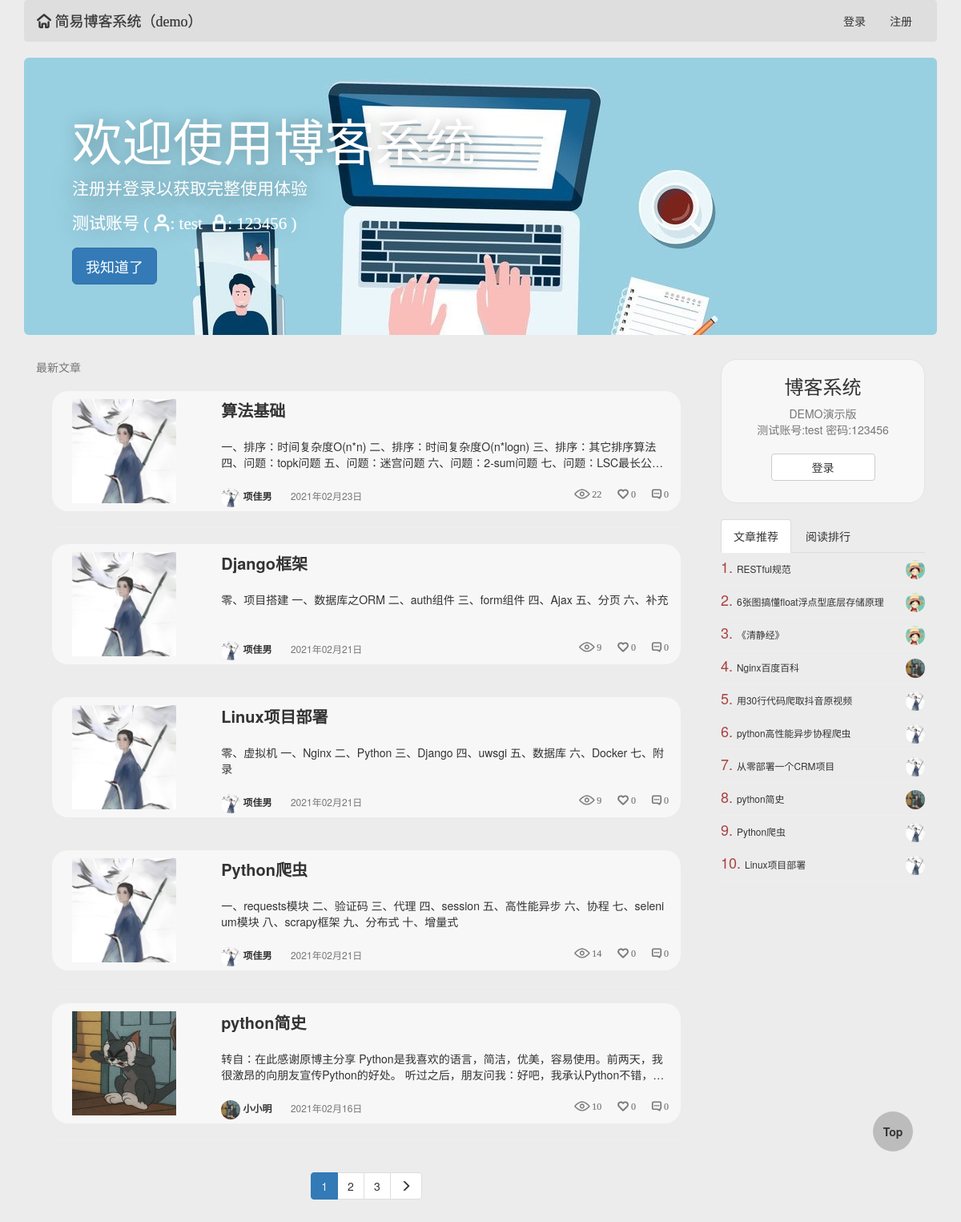
The page / on the database its author committed.
### blog/models.py (models this page shows, shortened)
class Article(models.Model):
    title = models.CharField(max_length=64, verbose_name='文章标题')
    desc = models.CharField(max_length=256, verbose_name='文章描述信息')
    create_time = models.DateTimeField(auto_now_add=True, verbose_name='文章创建日期')
    content = models.TextField()
    view_count = models.IntegerField(default=0)
    like_count = models.IntegerField(default=0)
    dislike_count = models.IntegerField(default=0)
    comment_count = models.IntegerField(default=0)
    user = models.ForeignKey('UserInfo', on_delete=models.CASCADE)
    tag = models.ManyToManyField('Tag')

class UserInfo(AbstractUser):
    create_time = models.DateTimeField(auto_now_add=True, verbose_name='用户创建时间')
    avatar = models.FileField(upload_to='avatars/', default='avatars/default.png')
    blog_site = models.OneToOneField('BlogSite', null=True, on_delete=models.CASCADE)
    def __str__(self):
        return self.username

### blog/views.py (the view)
# urls.py: 2. Add a URL to urlpatterns:  path('', views.home, name='home')
def home(request):
    if not request.session.get('welcome'):
        request.session['welcome'] = 'first'
    else:
        request.session['welcome'] = 'again'
    article_list = Article.objects.all().order_by('-create_time')
    current_page, page_range, current_page_num = my_paginator(request, article_list, 5)
    form_login = UserFormLogin()
    form_reg = UserFormReg()
    return render(request, "home.html", locals())

### blog/templatetags/my_tags.py (called while the page is built)
@register.inclusion_tag('parts/side-right.html')
def get_side_right_style(request):
    article_list_hot = Article.objects.order_by('-like_count')[:10]
    article_list_view = Article.objects.order_by('-view_count')[:10]
    return {'article_list_hot': article_list_hot, 'article_list_view': article_list_view, 'request': request}

@register.inclusion_tag('parts/header.html')
def get_header_style(request):
    form_login = UserFormLogin()
    form_reg = UserFormReg()
    username = UserInfo.objects.filter(username=request.user.username).first()
    blog_site = BlogSite.objects.filter(userinfo=username).first()
    return {'form_login': form_login, 'form_reg': form_reg, 'request': request, 'blog_site': blog_site}

@register.inclusion_tag('parts/paginator.html')
def get_paginator_style(current_page, page_range, current_page_num):
    return {'current_page': current_page, 'page_range': page_range, 'current_page_num': current_page_num}

### blog/views.py (called while the page is built)
def my_paginator(request, article_list, max_item):
    paginator = Paginator(article_list, max_item)
    current_page_num = int(request.GET.get('page', 1))
    try:  # 正常页码
        current_page = paginator.page(current_page_num)
    except EmptyPage as e:  # 错误页码，设置为1
        current_page = paginator.page(1)
    num = 3  # 显示的页面总个数：(num * 2) + 1
    if paginator.num_pages > (num * 2) + 1:
        if current_page_num - num <= 0:
            page_range = range(1, (num * 2) + 2)
        elif current_page_num + num > paginator.count:
            page_range = range(paginator.count - (num * 2), paginator.count + 1)
        else:
            page_range = range(current_page_num - num, current_page_num + num + 1)
    else:
        page_range = paginator.page_range
    return current_page, page_range, current_page_num

### templates/home.html (shortened to what this page needs)
{% extends "base0.html" %}
{% block body %}
    <div class="header">
        {% load my_tags %}
        {% get_header_style request %}
    </div>
    {% if request.session.welcome == 'first' %}
        <div class="jumbotron welcome" style="background: url('/static/blog/image/banner.jpg') center top;">
            <h1>欢迎使用博客系统</h1>
            <p>注册并登录以获取完整使用体验</p>
            <p class="iconfont text-muted">测试账号 (&nbsp;&#xe62f;:&nbsp;test&nbsp;&nbsp;&#xe627;:&nbsp;123456&nbsp;)</p>
            <p><span id="welcome-btn" class="btn btn-primary btn-lg">我知道了</span></p>
        </div>
    {% endif %}
    <div class="col-md-9">
        <span class="text-muted">最新文章</span>
        <div class="article-list">
            {% for article in current_page %}
                <div class="article-item clearfix bg-info">
                    <div class="col-md-3">
                        <div class="view-img">
                            <a href="/{{ article.user.username }}/articles/{{ article.id }}">
                                <img src="/media/{{ article.user.avatar }}" height="130">
                            </a>
                        </div>
                    </div>
                    <div class="col-md-9">
                        <div class="media-right view-title">
                            <p>
                                <a href="/{{ article.user.username }}/articles/{{ article.id }}">{{ article.title }}</a>
                            </p>
                            <span>
                            {{ article.desc }}
                        </span>
                        </div>
                        <div class="pull-left text-muted view-other">
                            <a href="/{{ article.user }}/">
                                <img src="/media/{{ article.user.avatar }}">
                                {{ article.user }}
                            </a>
                            <span class="">{{ article.create_time|date:'Y年m月d日' }}</span>
                            <span class="pull-right iconfont">&#xe630; {{ article.comment_count }}</span>
                            <span class="pull-right iconfont">&#xe626; {{ article.like_count }}</span>
                            <span class="pull-right iconfont">&#xe601; {{ article.view_count }}</span>
                        </div>
                    </div>
                </div>
                <hr>
            {% endfor %}
            {% load my_tags %}
            {% get_paginator_style current_page page_range current_page_num %}
        </div>
    </div>
    <div class="col-md-3">
        {% load my_tags %}
        {% get_side_right_style request %}
    </div>
{% endblock %}

### templates/parts/side-right.html (shortened to what this page needs)
{% if request.user.is_anonymous %}
    <div class="side-right-header">
        <span class="center-block text-center h3">博客系统</span>
        <span class="center-block text-center text-muted">DEMO演示版</span>
        <span class="center-block text-center text-muted">测试账号:test 密码:123456</span>
        <a href="#" data-toggle="modal" data-target=".login-modal" class="auth">
            <span class="btn btn-default center-block text-center btn-login">登录</span>
        </a>
    </div>
{% endif %}
<br>
<ul class="nav nav-tabs" role="tablist">
    <li role="presentation" class="active">
        <a href="#article_list_hot" aria-controls="home" role="tab" data-toggle="tab">文章推荐</a>
    </li>
    <li role="presentation">
        <a href="#article_list_view" aria-controls="profile" role="tab" data-toggle="tab">阅读排行</a>
    </li>
</ul>
<div class="tab-content">
    <div role="tabpanel" class="tab-pane active" id="article_list_hot">
        {% for article in article_list_hot %}
            <div class="article-item-right clearfix">
                <div class="view-title small">
                    <span class="text-danger h4">{{ forloop.counter }}. </span>
                    <a href="/{{ article.user.username }}/articles/{{ article.id }}" class="title">
                        {{ article.title }}
                    </a>
                    <a href="/{{ article.user }}/" class="avatar">
                        <img src="/media/{{ article.user.avatar }}">
                    </a>
                </div>
            </div>
        {% endfor %}
    </div>
</div>

### static/blog/auth.css (style rules this page uses)
.btn, .btn:hover, a, a:hover { transition: all .3s ease-in-out; }
.article-item { transition: all .3s ease-in-out; }

### static/blog/article.css (style rules this page uses)
.welcome, .welcome-login { display: none; }
.welcome h1 { color: #fff!important; text-shadow: rgba(1,1,1,0.35) 1px 1px 20px; }
.welcome p { color: #fff; text-shadow: rgba(1,1,1,0.6) 1px 1px 30px; }
.welcome p.iconfont { text-shadow: rgba(1,1,1,0.3) 1px 1px 30px; }
.welcome p span { text-shadow: none; }
.article-list { padding: 20px !important; }
.article-item { border-radius: 20px !important; }
.article-item .view-img { width: 100%; height: 150px; }
.article-item .view-img img { margin: 10px !important; }
.article-item .view-title { width: 100%; height: 120px; padding: 10px 0; }
.article-item .view-title p { -webkit-box-orient: vertical; text-overflow: ellipsis; overflow: hidden; word-break: break-all; display: -webkit-box; -webkit-line-clamp: 1; font-size: 20px; font-weight: bold; }
.article-item .view-title span { -webkit-box-orient: vertical; text-overflow: ellipsis; overflow: hidden; word-break: break-all; display: -webkit-box; -webkit-line-clamp: 2; padding-top: 10px; }
.view-other { width: 100%; height: 30px; }
.view-other img { width: 24px; height: 24px; border-radius: 12px; }
.view-other span { margin-left: 20px; font-size: 12px; }
.view-other a { font-weight: bold; font-size: 12px !important; }
.side-right-header { width: 100%; height: 180px; border: 1px solid #e3e3e3; border-radius: 20px; background-color: #f7f7f7; }
.side-right-header .btn-login { margin-top: 20px; width: 130px; }
.article-item-right { width: 100%; border-bottom: 1px solid #eeeeee; }
.article-item-right .view-title { width: 100%; padding: 0; margin: 0; }
.article-item-right .view-title .title { line-height: 40px; }
.article-item-right .view-title .avatar { float: right; }
.article-item-right .view-title img { width: 24px; height: 24px; margin-top: 9px; border-radius: 12px; }

### rows shown on the page
Article: user.avatar (picture), title "算法基础", desc "一、排序：时间复杂度O(n*n) 二、排序：时间复杂度O(n*logn) 三、排序：其它排序算法 四、问题：topk问题 五、问题：迷宫问题…", user "项佳男", create_time "2021年02月23日", comment_count "0", like_count "0", view_count "22"
Article: user.avatar (picture), title "Django框架", desc "零、项目搭建 一、数据库之ORM 二、auth组件 三、form组件 四、Ajax 五、分页 六、补充", user "项佳男", create_time "2021年02月21日", comment_count "0", like_count "0", view_count "9"
Article: user.avatar (picture), title "Linux项目部署", desc "零、虚拟机 一、Nginx 二、Python 三、Django 四、uwsgi 五、数据库 六、Docker 七、附录", user "项佳男", create_time "2021年02月21日", comment_count "0", like_count "0", view_count "9"
Article: user.avatar (picture), title "Python爬虫", desc "一、requests模块 二、验证码 三、代理 四、session 五、高性能异步 六、协程 七、selenium模块 八、scrapy框架 九、分布式 十、增量式", user "项佳男", create_time "2021年02月21日", comment_count "0", like_count "0", view_count "14"
Article: user.avatar (picture), title "python简史", desc "转自：在此感谢原博主分享…", user "小小明", create_time "2021年02月16日", comment_count "0", like_count "0", view_count "10"
Article: title "RESTful规范", user.avatar (picture)
Article: title "6张图搞懂float浮点型底层存储原理", user.avatar (picture)
Article: title "《清静经》", user.avatar (picture)
Article: title "Nginx百度百科", user.avatar (picture)
Article: title "用30行代码爬取抖音原视频", user.avatar (picture)
Article: title "python高性能异步协程爬虫", user.avatar (picture)
Article: title "从零部署一个CRM项目", user.avatar (picture)

### other values the page prints
{{ i }} "1"
{{ i }} "2" "3"
